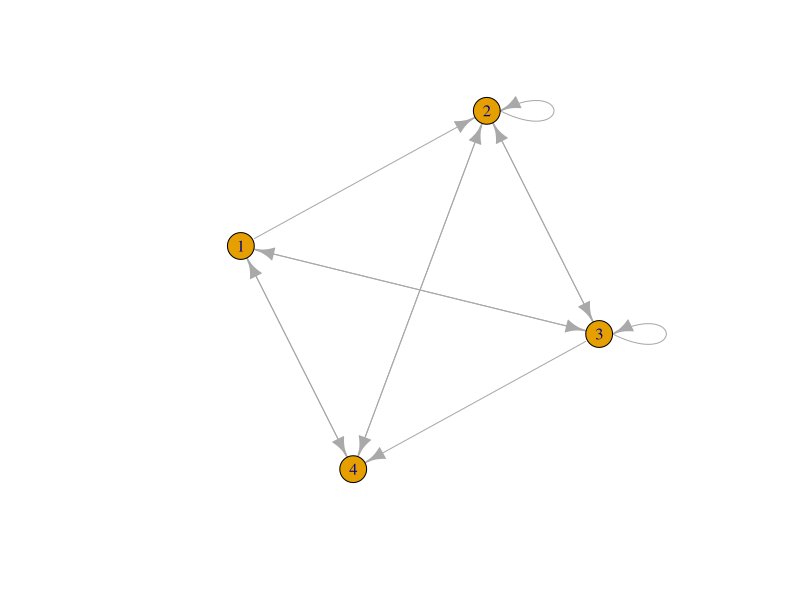

The R source for this figure:
#install.packages("igraph")
#install.packages('expm')
library(expm)
library(igraph)
g <-sample_gnm(4,m= 12, directed = TRUE,loops = 3)
g
plot(g)
#using eigen vector
adj_m <- t(as_adjacency_matrix(g, sparse = FALSE))
adj_m_mod <- prop.table(adj_m, 2)
lr <- eigen(adj_m_mod)$vectors[ , 1]
lr <- Re(lr/sum(lr))
matrix(lr, ncol = 1)

#using teleporting factor 0.8
df <- data.frame(pr = page_rank(g, damping = 0.8)$vector)
df
